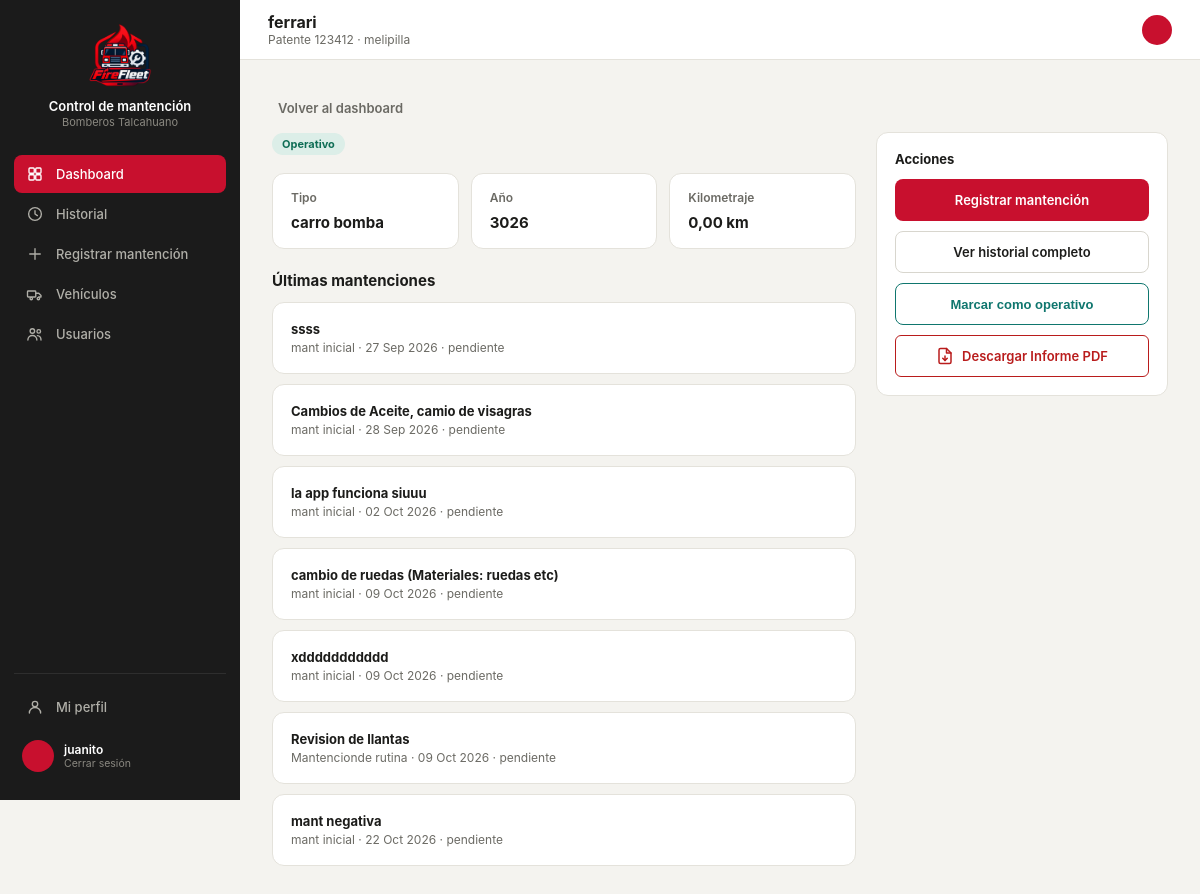
Before: /vehidetalle/1/ (signed in) with the older database file.
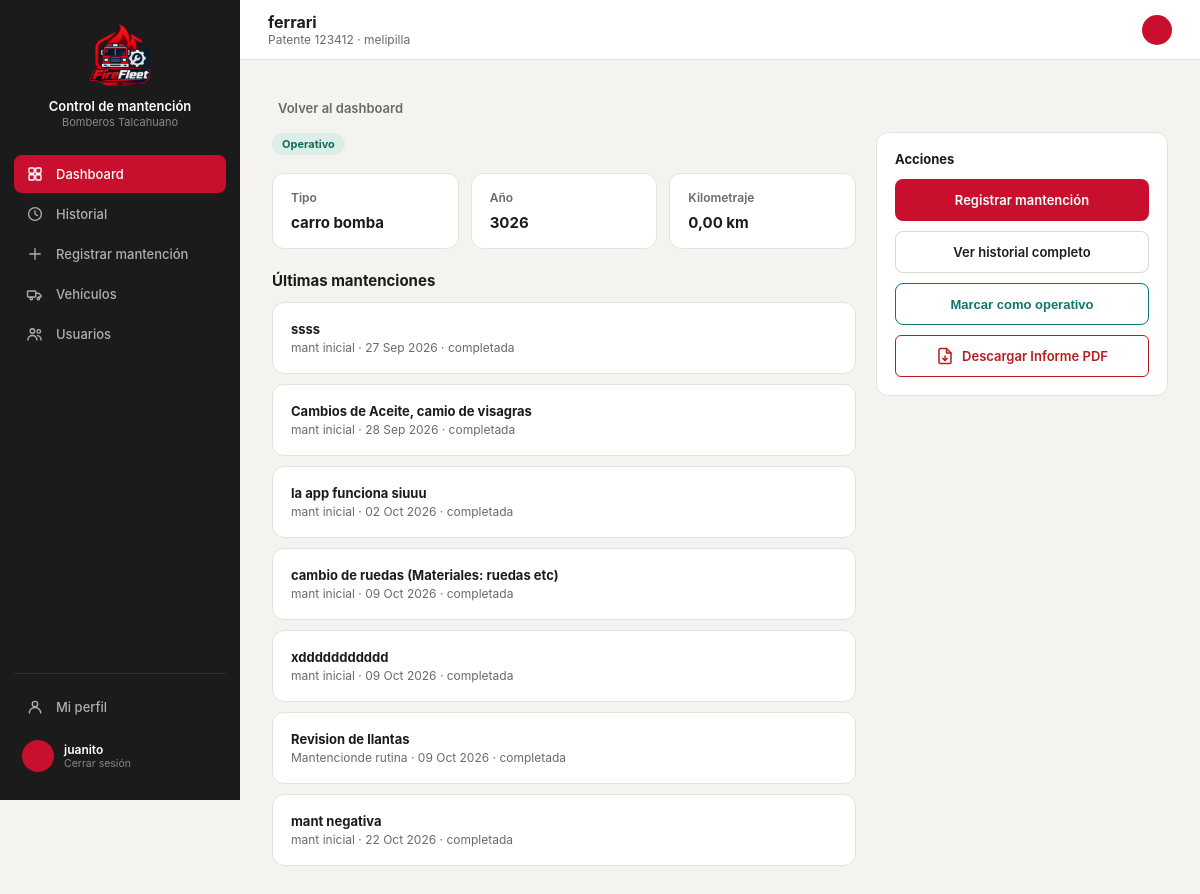
After: the same page with the newer database file.
### core/models.py (models this page shows)
class Mantencion(models.Model):
    id_mant = models.AutoField(primary_key=True)
    id_vehi = models.ForeignKey(
        Vehiculo, on_delete=models.CASCADE, db_column="id_vehi", related_name="mantenciones",
    )
    id_tipo = models.ForeignKey(
        TipoMantencion, on_delete=models.PROTECT, db_column="id_tipo", related_name="mantenciones",
    )
    descripcion = models.TextField(blank=True, default='')
    fecha_in = models.DateField(auto_now_add=True)
    fecha_ter = models.DateField(null=True, blank=True)
    estado = models.CharField(max_length=30, default="pendiente")
    costo_t = models.DecimalField(max_digits=12, decimal_places=2, default=0)
    respon = models.CharField(max_length=120, blank=True)
    class Meta:
        db_table = "mantencion"

class TipoMantencion(models.Model):
    id_tipo = models.AutoField(primary_key=True)
    nombre = models.CharField(max_length=100)
    categ = models.CharField(max_length=50, blank=True)
    perio = models.CharField(max_length=50, blank=True)
    class Meta:
        db_table = "tipomantencion"
        verbose_name = "Tipo de mantención"
        verbose_name_plural = "Tipos de mantención"
    def __str__(self):
        return self.nombre

### core/views.py (the view)
# urls.py: path('vehidetalle/<int:vehiculo_id>/', views.vehidetalle, name='vehidetalle'),
@login_required(login_url='index')
def vehidetalle(request, vehiculo_id):
    vehiculo = get_object_or_404(Vehiculo, pk=vehiculo_id)
    mantenciones = Mantencion.objects.filter(id_vehi=vehiculo)
    context = {
        'vehiculo': vehiculo,
        'mantenciones': mantenciones,
    }
    return render(request, 'core/detalle.html', context)

### core/models.py (called while the page is built)
    def __str__(self):
        return self.nombre

### core/templates/core/detalle.html (shortened to what the changed rows need)
{% load static %}
<!DOCTYPE html>
<html lang="es">
<head>
<link rel="stylesheet" href="https://cdnjs.cloudflare.com/ajax/libs/tabler-icons/2.44.0/iconfont/tabler-icons.min.css">
<link rel="stylesheet" href="{% static 'styles.css' %}">
</head>
<body>
<div class="layout">
  <div class="main">
    <div class="topbar">
      <div style="display:flex; align-items:center; gap:12px;">
        <div>
          <h2 id="topbar-title">{{ vehiculo.nombre|default:vehiculo.modelo }}</h2>
        </div>
      </div>
    </div>
    <div class="content" id="content">
      <div style="display:grid; grid-template-columns:2fr 1fr; gap:20px; align-items:start;">
        <div>
          {% for m in mantenciones %}
            <div class="card" style="margin-bottom:10px;">
              <p style="font-size:13px; font-weight:700; margin:0 0 3px;">{{ m.descripcion }}</p>
              <p style="font-size:12px; color:var(--text2); margin:0;">
                {{ m.id_tipo }} · {{ m.fecha_in|date:"d M Y" }} · {{ m.estado }}
              </p>
            </div>
          {% empty %}
            <p style="font-size:13px; color:var(--text2);">Sin registros aún.</p>
          {% endfor %}
        </div>
      </div>
    </div>
  </div>
</div>
</body>
</html>

Changed rows visible on the page:
changed Mantencion "ssss": estado "pendiente" → "completada"
changed Mantencion "Cambios de Aceite, camio de visagras": estado "pendiente" → "completada"
changed Mantencion "la app funciona siuuu": estado "pendiente" → "completada"
changed Mantencion "cambio de ruedas (Materiales: ruedas etc)": estado "pendiente" → "completada"
changed Mantencion "xddddddddddd": estado "pendiente" → "completada"
changed Mantencion "Revision de llantas": estado "pendiente" → "completada"
changed Mantencion "mant negativa": estado "pendiente" → "completada"
